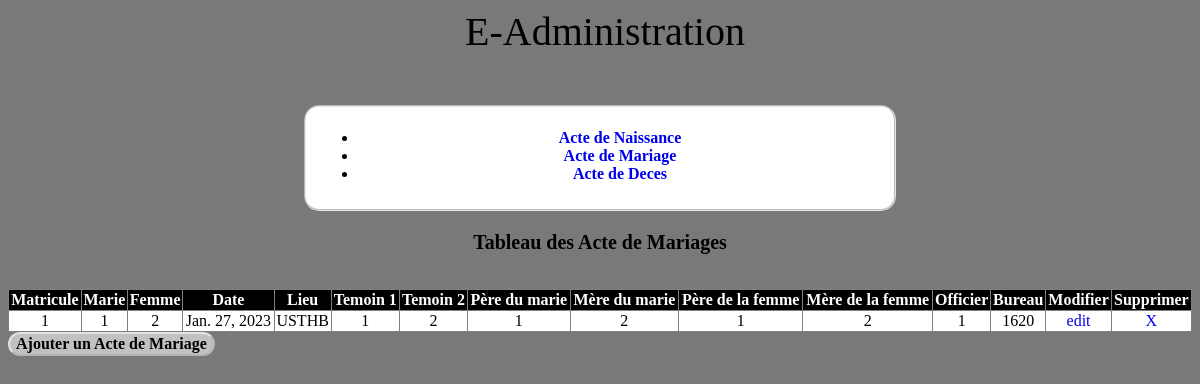
The page /ActeMariage/ on the database its author committed.
### Gestion/models.py (models this page shows, shortened)
class ActeMariage(models.Model):
    Matricule = models.IntegerField(primary_key=True)
    DateM = models.DateField(verbose_name='Date du mariage')
    LieuM = models.CharField(max_length=255, verbose_name='Lieu du mariage')
    marie = models.ForeignKey(ActeCivil, related_name='acteCivil_marie', on_delete=models.CASCADE, verbose_name='Acte Civile du marie')
    femme = models.ForeignKey(ActeCivil, related_name='actCivil_femme', on_delete=models.CASCADE, verbose_name='Acte Civile de la femme')
    temoin1 = models.ForeignKey(ActeCivil, related_name='actCivil_temoin1', on_delete=models.CASCADE, verbose_name='Acte Civile du Temoin 1')
    temoin2 = models.ForeignKey(ActeCivil, related_name='actCivil_temoin2', on_delete=models.CASCADE, verbose_name='Acte Civil du Temoin 2')
    filiation_pere_marie = models.ForeignKey(ActeCivil, related_name='actCivil_pere_marie', on_delete=models.CASCADE, verbose_name = 'Filitation, Père du marie')
    filiation_mere_marie = models.ForeignKey(ActeCivil, related_name='actCivil_mere_marie', on_delete=models.CASCADE, verbose_name = 'Filitation, Mère du marie')
    filiation_pere_femme = models.ForeignKey(ActeCivil, related_name='actCivil_pere_femme', on_delete=models.CASCADE, verbose_name = 'Filitation, Père de la femme')
    filiation_mere_femme = models.ForeignKey(ActeCivil, related_name='actCivil_mere_femme', on_delete=models.CASCADE, verbose_name = 'Filitation, Mère de la femme')
    bureau = models.ForeignKey(Bureau, related_name='acteMariage_bureau', on_delete=models.CASCADE,verbose_name="Bureau d'état civil")
    Officier = models.ForeignKey(Officier, related_name='acteMariage_officier', on_delete=models.CASCADE,verbose_name='Officier Déclarant')

class ActeCivil(models.Model):
    class sexe(models.TextChoices):
        Homme = 'H'
        Femme = 'F'
    Matricule = models.IntegerField(primary_key=True)
    Nom = models.CharField(max_length=255)
    Prenom = models.CharField(max_length=255)
    Sexe = models.CharField(choices=sexe.choices, max_length=6)
    Profession = models.CharField(max_length=255)
    Domicile = models.CharField(max_length=255)
    bureau = models.ForeignKey(Bureau, related_name='acteCivil_bureau', on_delete=models.CASCADE, verbose_name="Bureau d'état civil")
    Officier = models.ForeignKey(Officier, related_name='acteCivil_officier', on_delete=models.CASCADE, verbose_name='Officier Déclarant')
    DateN = models.DateTimeField(verbose_name='Date de Naissance',null=True, blank=True)
    LieuN = models.CharField(max_length=255, verbose_name='Lieu de Naissance',null=True, blank=True)
    VilleN = models.CharField(max_length=255, verbose_name='Ville de Naissance',null=True, blank=True)
    PaysN = models.CharField(max_length=255, verbose_name='Pays de Naissance',null=True, blank=True)
    pere = models.ForeignKey('self', related_name='acteCivil_pere', on_delete=models.CASCADE, verbose_name='Acte Civil du père',null=True, blank=True)
    mere = models.ForeignKey('self', related_name='acteCivil_mere', on_delete=models.CASCADE, verbose_name='Acte Civil de la mère',null=True, blank=True)
    declarant = models.ForeignKey('self', related_name='actCivil_declarant', on_delete=models.CASCADE, verbose_name='Acte Civil du déclarant',null=True, blank=True)
    def __str__(self):
        return f'{self.Matricule}'

class Officier(models.Model):
    class role(models.TextChoices):
        Maire = 'Maire'
        Titulaire = 'Titulaire'
        Officier = 'Officier'
    Matricule = models.IntegerField(primary_key=True)
    Nom = models.CharField(max_length=255)
    Prenom = models.CharField(max_length=255)
    Date = models.DateField(default=date.today)
    Actif = models.BooleanField(default=True)
    Role = models.CharField(choices=role.choices, max_length=10)
    Bureau = models.ForeignKey(Bureau, related_name='officier_bureau', on_delete=models.CASCADE)
    Password = models.CharField(max_length=255)
    def __str__(self):
        return f'{self.Matricule}'

class Bureau(models.Model):
    NumC = models.IntegerField(primary_key=True)
    NomC = models.CharField(max_length=255)
    NomD = models.CharField(max_length=255)
    NomW = models.CharField(max_length=255)
    def __str__(self):
        return f'{self.NumC}'
    objects = models.Manager()

### Gestion/views.py (the view)
# urls.py: path('ActeMariage/', views.ActeMariage_Base, name='ActeM'),
def ActeMariage_Base(request):
    return render(request, 'Gestion/ActeMariage/Acte.html', {'data':ActeMariage.objects.all})

### Gestion/templates/Gestion/ActeMariage/Acte.html (shortened to what this page needs)
{% extends 'Gestion/base.html' %}
{% block content %}
{% include 'Gestion/ActeCivil.html' %}
    <p>Tableau des Acte de Mariages</p>
    <table width="100%" border="1" style="border-collapse:collapse;margin-top:3%;text-align:center;">
        <thead>
            <tr>
                <th>Matricule</th> <th>Marie</th> <th>Femme</th> <th>Date</th> <th>Lieu</th> <th>Temoin 1</th> <th>Temoin 2</th> <th>Père du marie</th> <th>Mère du marie</th> <th>Père de la femme</th> <th>Mère de la femme</th> <th>Officier</th> <th>Bureau</th> <th>Modifier</th> <th>Supprimer</th>
            </tr>
        </thead>
        <tbody>
            {% for element in data %}
                <tr>
                    <td>{{element.Matricule}}</td>
                    <td>{{element.marie}}</td>
                    <td>{{element.femme}}</td>
                    <td>{{element.DateM}}</td>
                    <td>{{element.LieuM}}</td>
                    <td>{{element.temoin1}}</td>
                    <td>{{element.temoin2}}</td>
                    <td>{{element.filiation_pere_marie}}</td>
                    <td>{{element.filiation_mere_marie}}</td>
                    <td>{{element.filiation_pere_femme}}</td>
                    <td>{{element.filiation_mere_femme}}</td>
                    <td>{{element.Officier}}</td>
                    <td>{{element.bureau}}</td>
                    <td><a href="{% url 'updActeM' element.Matricule %}">edit</a></td>
                    <td><a href="{% url 'delActeM' element.Matricule %}">X</a></td>
                </tr>
             {% endfor %}
        </tbody>
    </table>
    <a href="{% url 'addActeM'%}"><input type="submit" value="Ajouter un Acte de Mariage"></a>
{% endblock %}

### Gestion/static/Gestion/Style.css (style rules this page uses)
body { background: rgb(121, 121, 121); }
a { text-decoration: none; }
input { margin-bottom: 5px; font-size: medium; font-weight: bolder; font-family: 'Lucida Sans'; color: #000000; border-radius: 15px; background-color: rgba(255, 255, 255, 0.541); border-color: rgba(255, 255, 255, 0.541); transition: background-color 1s, color 1s; align-items: center; text-align: center; }
p { text-align: center; font-size: 20px; font-weight: bolder; font-family: 'Lucida Sans'; color: #000000; }
th { background-color: #000; color: white; font-family: 'Lucida Sans'; }
td { background-color: rgb(255, 255, 255); color: rgb(0, 0, 0); font-family: 'Lucida Sans'; font-weight: 500; }

### rows shown on the page
ActeMariage: Matricule "1", marie "1", femme "2", DateM "Jan. 27, 2023", LieuM "USTHB", temoin1 "1", temoin2 "2", filiation_pere_marie "1", filiation_mere_marie "2", filiation_pere_femme "1", filiation_mere_femme "2", Officier "1", bureau "1620"
